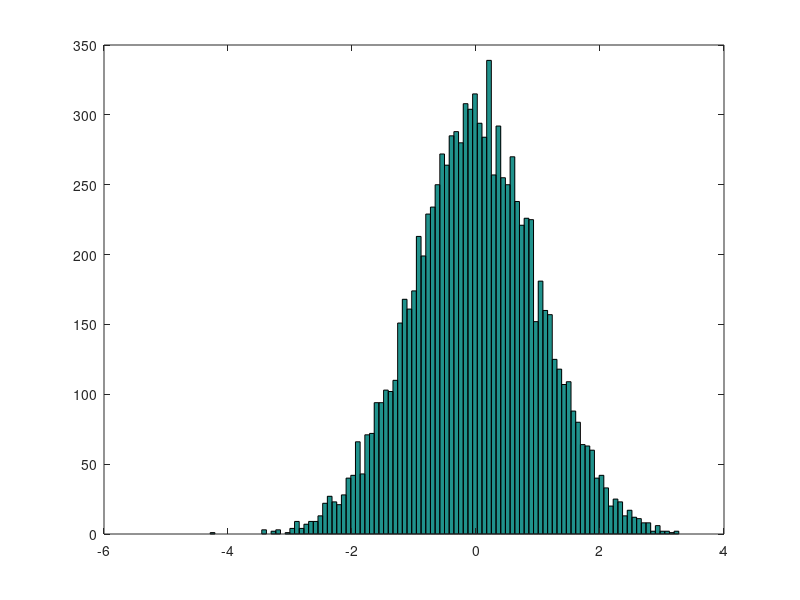

Write MATLAB code to recreate this figure.
disp("--- You are running 'f02_matrices' file now ---")

% Defining matrices
disp("\nDefining matrices")
A = [1 2; 3 4; 5 6]    % 3x2 matrix

B = [1 2;
3 4;
5 6]                   % same

C = [1; 2; 3]          % vector

D = 1:0.1:2            % vector containing [1..2] range with step of 0.1

E = 1:6                % vector containing [1..6] range with step of 1

size(A)                % 3x2. The result itself is a 1 x 2 matrix
size(A, 1)             % 3
size(A, 2)             % 2
a1 = A(:)              % 1 3 5 2 4 6 - a vector created from this matrix (rows-first)
size(a1)               % 6x1
a2 = A(1:5)            % 1 3 5 2 4 - range, also rows-first, but an 1xM matrix, not Nx1 vector
size(a2)               % 1x5
a3 = A(:,2)            % 2 4 6 - select all rows, 2nd column
size(a3)               % 3x1
a4 = A(1:2,1)          % 1 3 - select rows [1..2], 1st column
size(a4)               % 2x1
a5 = A([1 3],:)        % 1 5 2 6 - select only rows 1 and 3, all columns
size(a5)               % 2x2
A(:,2) = [10; 11; 12]  % replace 2nd column with [10; 11; 12] vector
A(:,2) = [10 11 12]    % also works with a 1x3 matrix insead of vector
A = [A, [100; 101; 102]]  % add third row with [100; 101; 102] vector.
                          % this will throw a dimensions mismatch error if a [100 101 102] or [100, 101, 102] 1x3 matrix is passed

length(A)              % 3 - length returns the largest dimension value

% Matrix generation functions
disp("\nMatrix generation functions")
F = ones(3,2)          % 3x2 matrix of ones
G = zeros(3,2)         % 3x2 matrix of zeros. Note that it's 'zeros', not 'zeroes' like in NumPy
H = eye(3,3)           % 3x3 identity matrix

I = rand(3,2)          % 3x2 matrix of random-distributed values in [0..1] range
                       % (uniform distribution)

J = randn(3,2)         % 3x2 matrix of random-distributed values in [-..1] range
                       % (normal / gaussian distribution with mean value = 0 and variance = 1)

K = randn(3,2)         % 3x2 matrix of random-distributed values in [-..1] range
                       % (normal / gaussian distribution with mean value = 0 and variance = 1)

hist(randn(1,10000), 100)    % print histogam with 10 bins
